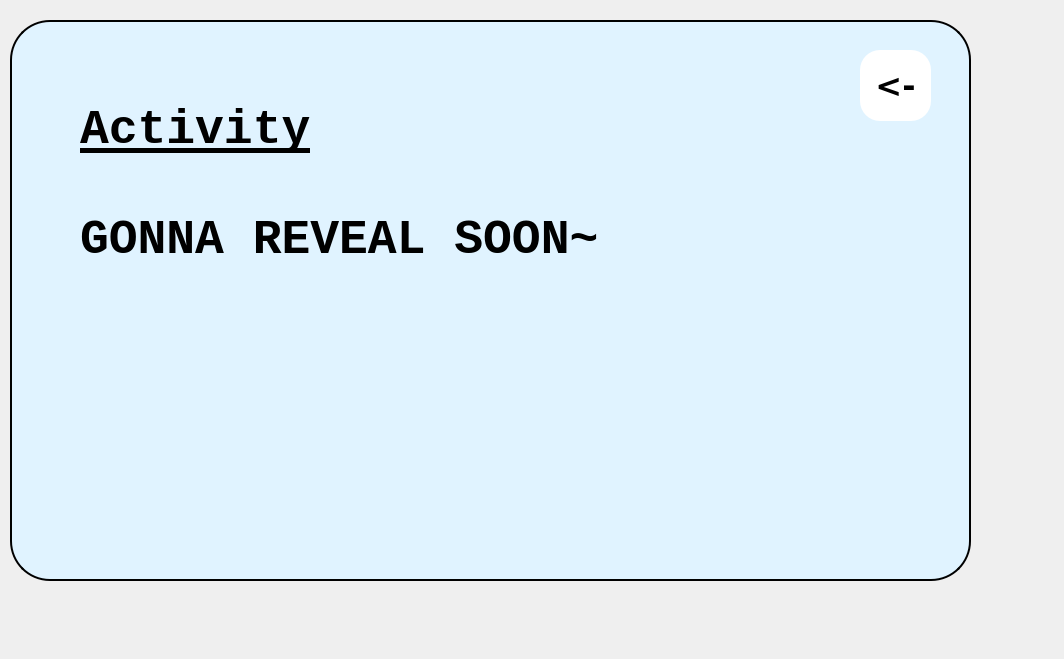
<?xml version="1.0" encoding="UTF-8"?>
<ui version="4.0">
 <class>hospital_activity</class>
 <widget class="QDialog" name="hospital_activity">
  <property name="geometry">
   <rect>
    <x>0</x>
    <y>0</y>
    <width>1064</width>
    <height>659</height>
   </rect>
  </property>
  <property name="windowTitle">
   <string>Dialog</string>
  </property>
  <widget class="QGroupBox" name="groupBox">
   <property name="geometry">
    <rect>
     <x>10</x>
     <y>20</y>
     <width>961</width>
     <height>561</height>
    </rect>
   </property>
   <property name="styleSheet">
    <string notr="true">QGroupBox{
	background-color:#E0F3FF;
	border:2px solid black;
	border-radius:40px;
}</string>
   </property>
   <property name="title">
    <string/>
   </property>
   <widget class="QPushButton" name="backBtn">
    <property name="geometry">
     <rect>
      <x>850</x>
      <y>30</y>
      <width>71</width>
      <height>71</height>
     </rect>
    </property>
    <property name="font">
     <font>
      <family>DejaVu Sans</family>
      <pointsize>24</pointsize>
      <weight>75</weight>
      <bold>true</bold>
     </font>
    </property>
    <property name="styleSheet">
     <string notr="true">QPushButton
{
	border:none;
	background-color:white;
	border-radius:20px;
}
QPushButton:Hover
{
	fontsize:20;
	border:none;
	background-color:rgb(28, 130, 255);
	border-radius:20px;
	color:red;
}</string>
    </property>
    <property name="text">
     <string>&lt;-</string>
    </property>
   </widget>
   <widget class="QLabel" name="label">
    <property name="geometry">
     <rect>
      <x>70</x>
      <y>70</y>
      <width>491</width>
      <height>81</height>
     </rect>
    </property>
    <property name="font">
     <font>
      <family>Monospace</family>
      <pointsize>36</pointsize>
      <weight>75</weight>
      <bold>true</bold>
      <underline>true</underline>
     </font>
    </property>
    <property name="text">
     <string>Activity</string>
    </property>
   </widget>
   <widget class="QLabel" name="label_2">
    <property name="geometry">
     <rect>
      <x>70</x>
      <y>180</y>
      <width>611</width>
      <height>81</height>
     </rect>
    </property>
    <property name="font">
     <font>
      <family>Monospace</family>
      <pointsize>36</pointsize>
      <weight>75</weight>
      <bold>true</bold>
      <underline>false</underline>
     </font>
    </property>
    <property name="text">
     <string>GONNA REVEAL SOON~</string>
    </property>
   </widget>
  </widget>
 </widget>
 <resources/>
 <connections/>
</ui>
